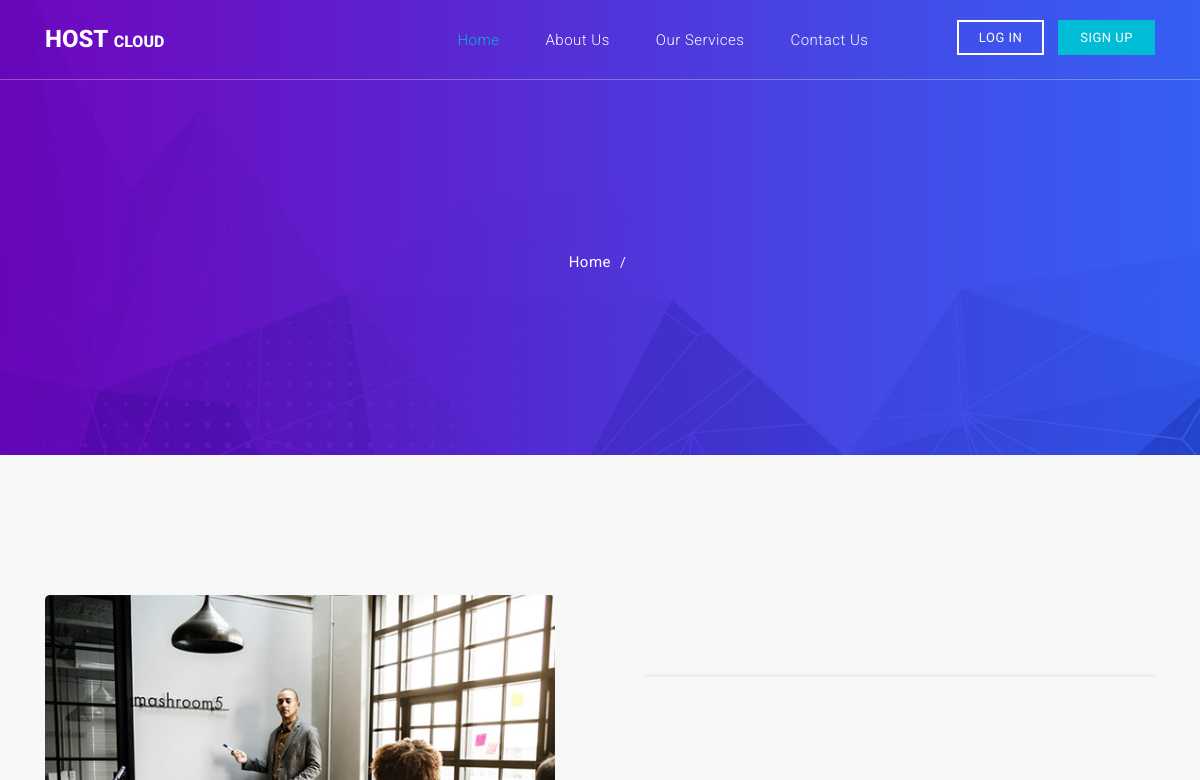
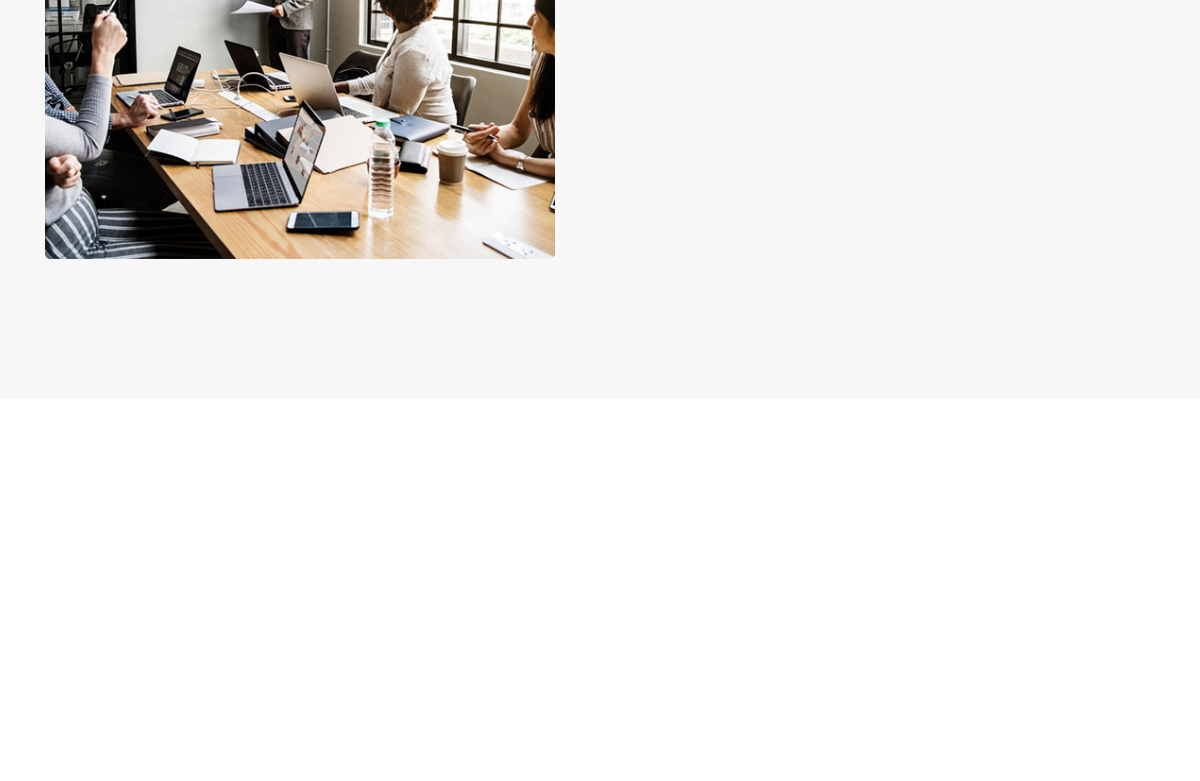
Page /about/ (upper part) on the earlier database version (2 pictures, top to bottom).
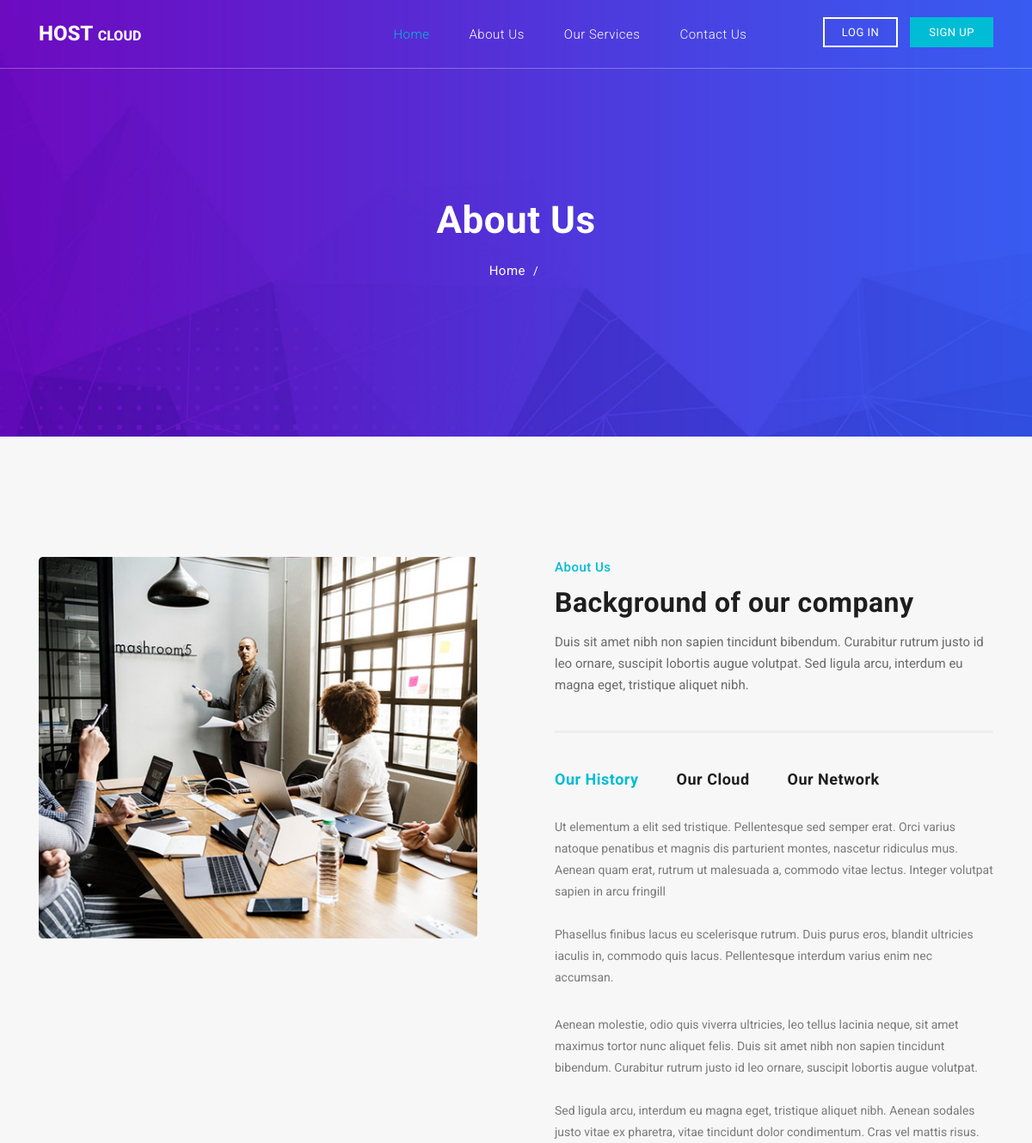
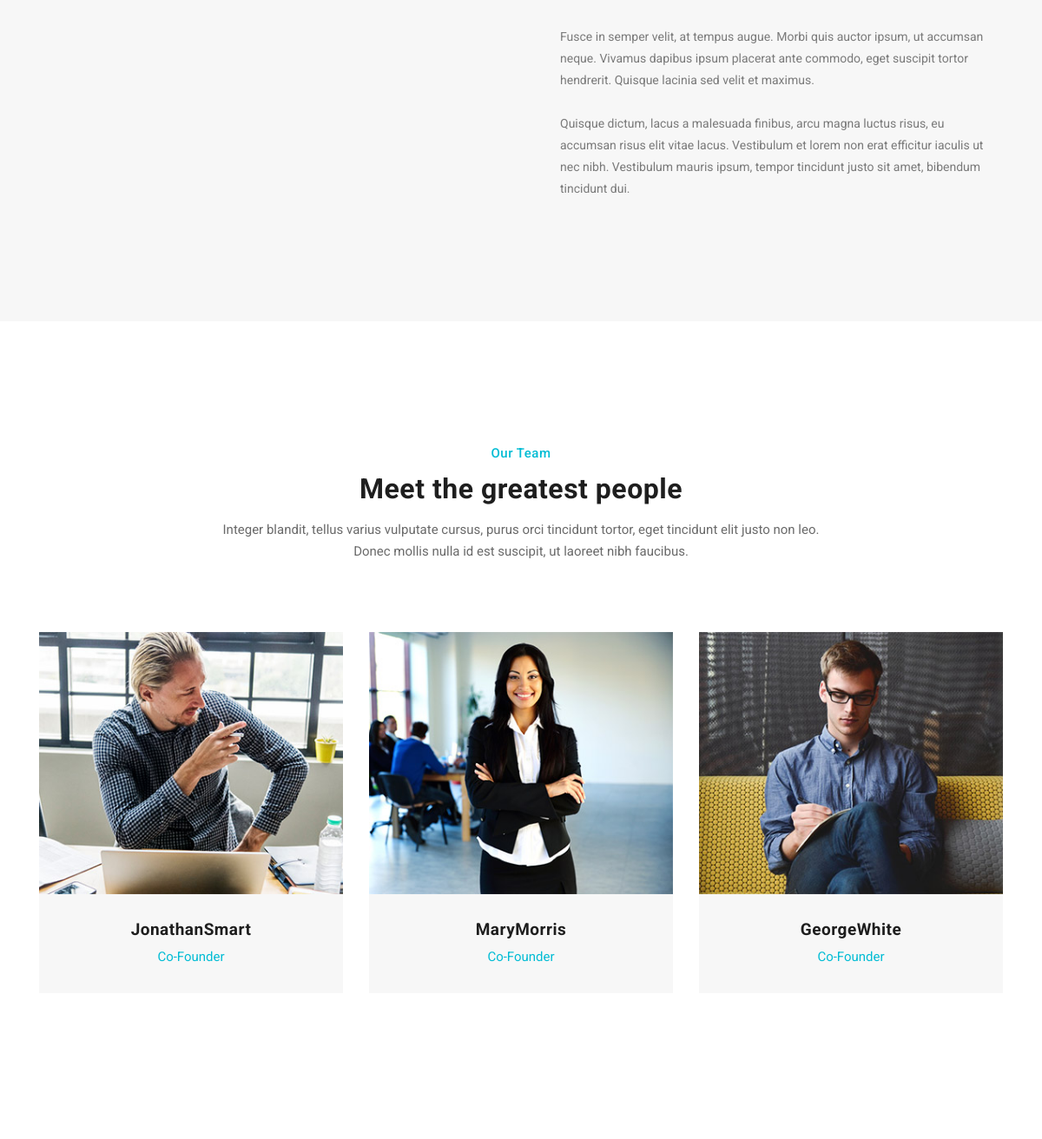
Same page on the later database version (2 pictures, top to bottom).
### app/models.py (models this page shows, shortened)
class About(models.Model):
    tag = models.CharField(max_length=255, blank=True, null=True)
    title = models.CharField(max_length=255)
    class Meta:
        verbose_name = "About"
        verbose_name_plural = "About"

class Background(models.Model):
    tag = models.CharField(max_length=55, blank=True, null=True)
    title = models.CharField(max_length=255)
    description = models.CharField(max_length=255, blank=True, null=True)
    class Meta:
        verbose_name = "Background"
        verbose_name_plural = "Background"

class WorkTabs(models.Model):
    link_name = models.CharField(max_length=255, blank=True, null=True)
    class Meta:
        verbose_name = "Work Tabs"
        verbose_name_plural = "Work Tabs"

class OurWork(models.Model):
    title = models.CharField(max_length=255, blank=True, null=True)
    description1 = models.CharField(max_length=255, blank=True, null=True)
    description2 = models.CharField(max_length=255, blank=True, null=True)
    class Meta:
        verbose_name = "Our Work"
        verbose_name_plural = "Our Work"

class OurTeam(models.Model):
    tag = models.CharField(max_length=55, blank=True, null=True)
    title = models.CharField(max_length=255)
    description = models.CharField(max_length=255)
    class Meta:
        verbose_name = "Our Team"
        verbose_name_plural = "Our Team"

class Members(models.Model):
    first_name = models.CharField(max_length=55)
    last_name = models.CharField(max_length=55)
    position = models.CharField(max_length=55)
    img = models.ImageField(upload_to="member")
    class Meta:
        verbose_name = "Members"
        verbose_name_plural = "Members"

### app/views.py (the view)
# urls.py: path('about/', views.about, name="about"),
def about(request):
    context = {
        "about": About.objects.all().first(),
        "body": About.objects.all(),
        "background": Background.objects.all().first(),
        "work_tabs": WorkTabs.objects.all(),
        "our_work": OurWork.objects.all(),
        "our_team": OurTeam.objects.all().first(),
        "members": Members.objects.all(),
        "testimonials": Testimonials.objects.first(),
        "testimonials_blocks": TestimonialsBlocks.objects.all(),
        "footer_text": FooterText.objects.all().first(),
        "footer_names": FooterNames.objects.all(),
        "about_us": AboutUs.objects.all().first(),
        "hosting_plans": HostingPlans.objects.all(),
        "useful_links": UsefulLinks.objects.all(),
        "more_information": MoreInformation.objects.all()
    }
    return render(request, "about.html", context)

### app/templates/about.html (shortened to what this page needs)
{% extends "base.html" %}
{% load static %}
      {% block about_template %}
        <div class="page-heading header-text">
          <div class="container">
            <div class="row">
              <div class="col-md-12">
                <h1>{{about.title}}</h1>
                <p><a href="{% url 'index' %}">Home</a> / </p>
              </div>
            </div>
          </div>
        </div>
        <div class="about-us">
          <div class="container">
            <div class="row">
              <div class="col-md-6">
                <div class="left-image">
                  <img src="{% static "images/our-team.jpg" %}" alt="">
                </div>
              </div>
              <div class="col-md-6">
                <div class="right-content">
                  <div class="section-heading">
                    <span>{{background.tag}}</span>
                    <h2>{{background.title}}</h2>
                    <p>{{background.description}}</p>
                  </div>
                  <div id='tabs'>
                      <ul>
                        <li><a href='{{work_tabs.0.link_url}}'>{{work_tabs.0.link_name}}</a></li>
                        <li><a href='{{work_tabs.1.link_url}}'>{{work_tabs.1.link_name}}</a></li>
                        <li><a href='{{work_tabs.2.link_url}}'>{{work_tabs.2.link_name}}</a></li>
                      </ul>
                      <section class='tabs-content'>
                        <article id='{{our_work.0.title}}'>
                          <p>{{our_work.0.description1}}
                          <br><br>{{our_work.0.description2}}</p>
                        </article>
                        <article id='{{our_work.1.title}}'>
                          <p>{{our_work.1.description1}}
                            <br><br>{{our_work.1.description2}}</p>
                        </article>
                        <article id='{{our_work.2.title}}'>
                          <p>{{our_work.2.description1}}
                          <br><br>{{our_work.2.description2}}</p>
                        </article>
                      </section>
                    </div>
                </div>
              </div>
            </div>
          </div>
        </div>
        <div class="team-section">
          <div class="container">
            <div class="row">
              <div class="col-md-8 offset-md-2">
                <div class="section-heading">
                  <span>{{our_team.tag}}</span>
                  <h2>{{our_team.title}}</h2>
                  <p>{{our_team.description}}</p>
                </div>
              </div>
              {% for member in members %}
                <div class="col-md-4 col-sm-6 col-xs-12">
                  <div class="team-item">
                    <img src="{{member.img.url}}" alt="">
                    <div class="down-content">
                      <h4>{{member.first_name}}{{member.last_name}}</h4>
                      <span>{{member.position}}</span>
                    </div>
                  </div>
                </div>
              {% endfor %}
            </div>
          </div>
        </div>
      {% endblock %}

Differences in the rows shown:
added About: title "About Us"
added Background: tag "About Us", title "Background of our company", description "Duis sit amet nibh non sapien tincidunt bibendum. Curabitur rutrum justo id leo ornare, suscipit lobortis augue volutpat. Sed ligula arcu, interdum eu magna eget, tristique aliquet nibh."
added WorkTabs: link_name "Our History"
added WorkTabs: link_name "Our Cloud"
added WorkTabs: link_name "Our Network"
added OurWork: description1 "Ut elementum a elit sed tristique. Pellentesque sed semper erat. Orci varius natoque penatibus et magnis dis parturient montes, nascetur ridiculus mus. Aenean quam erat, rutrum ut malesuada a, commodo vitae lectus. Integer volutpat sapien in arcu fringill", description2 "Phasellus finibus lacus eu scelerisque rutrum. Duis purus eros, blandit ultricies iaculis in, commodo quis lacus. Pellentesque interdum varius enim nec accumsan."
added OurWork: description1 "Aenean molestie, odio quis viverra ultricies, leo tellus lacinia neque, sit amet maximus tortor nunc aliquet felis. Duis sit amet nibh non sapien tincidunt bibendum. Curabitur rutrum justo id leo ornare, suscipit lobortis augue volutpat.", description2 "Sed ligula arcu, interdum eu magna eget, tristique aliquet nibh. Aenean sodales justo vitae ex pharetra, vitae tincidunt dolor condimentum. Cras vel mattis risus."
added OurWork: description1 "Fusce in semper velit, at tempus augue. Morbi quis auctor ipsum, ut accumsan neque. Vivamus dapibus ipsum placerat ante commodo, eget suscipit tortor hendrerit. Quisque lacinia sed velit et maximus.", description2 "Quisque dictum, lacus a malesuada finibus, arcu magna luctus risus, eu accumsan risus elit vitae lacus. Vestibulum et lorem non erat efficitur iaculis ut nec nibh. Vestibulum mauris ipsum, tempor tincidunt justo sit amet, bibendum tincidunt dui."
added OurTeam: tag "Our Team", title "Meet the greatest people", description "Integer blandit, tellus varius vulputate cursus, purus orci tincidunt tortor, eget tincidunt elit justo non leo. Donec mollis nulla id est suscipit, ut laoreet nibh faucibus."
added Members: img (picture), first_name "Jonathan", last_name "Smart", position "Co-Founder"
added Members: img (picture), first_name "Mary", last_name "Morris", position "Co-Founder"
added Members: img (picture), first_name "George", last_name "White", position "Co-Founder"
